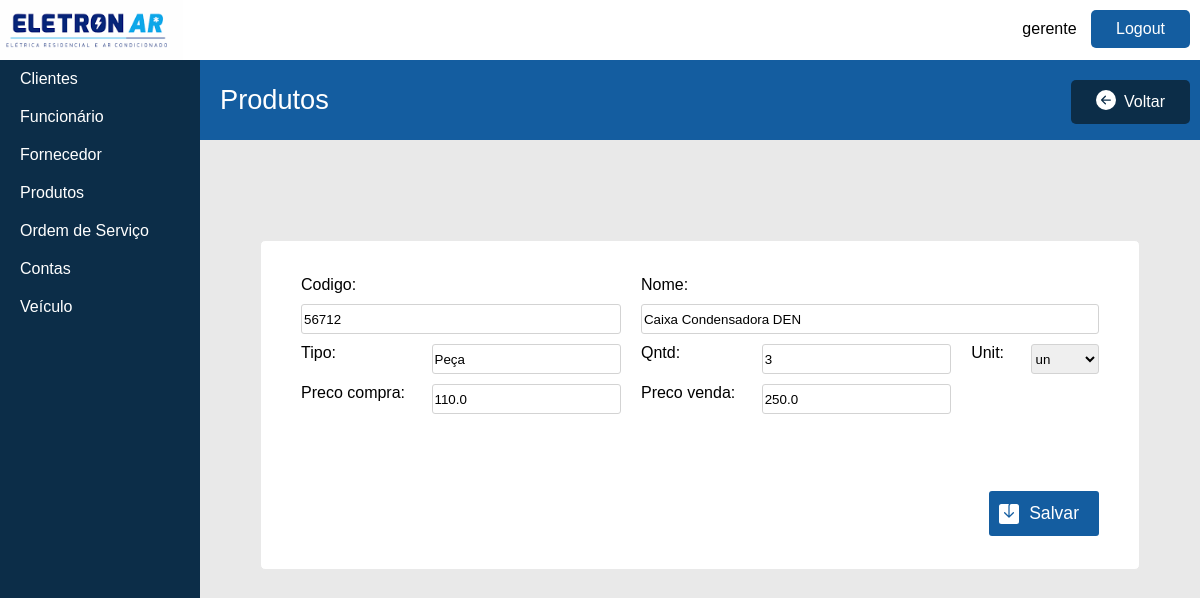
The app's page /produtos/edit/56712/ (signed in) with its own data.
### produtos/models.py (models this page shows, shortened)
class Produto(models.Model):
    UNIT = (
        ('m', 'm'),
        ('mm', 'mm'),
        ('L', 'L'),
        ('un', 'un')
    )
    codigo=models.CharField(max_length=8,primary_key=True)
    nome=models.CharField(max_length=30)
    tipo=models.CharField(max_length=10)
    qntd=models.IntegerField(default=0)
    unit=models.CharField(max_length=3, choices=UNIT)
    preco_compra=models.FloatField(default=0)
    preco_venda=models.FloatField(default=0)
    nome_fornecedor=models.ForeignKey('fornecedor.Fornecedor', blank=True, null=True,on_delete=models.CASCADE)

### produtos/views.py (the view)
# urls.py: url(r'^edit/(?P<pk>[\d]+)/$', views.edit_produto, name="edit"),
@login_required(login_url='login')
def edit_produto(request, pk):
    data = {}
    data['produto'] = Produto.objects.get(pk=pk)
    data['form'] = forms.AdicionarProduto(instance=data['produto'])
    return render(request, 'produtos/produto_adicionar.html', data)

### produtos/forms.py
class AdicionarProduto(forms.ModelForm):
    class Meta:
        model = models.Produto
        fields = ['codigo', 'nome', 'tipo', 'qntd', 'unit','preco_compra', 'preco_venda']

### produtos/templates/produtos/produto_adicionar.html (shortened to what this page needs)
{% extends 'produtos/produtos_list.html' %}
{% load static %}
{% block adicionar %}
<div class="adicionar-produto" sytle="background-color: white">
    <form id="adicionar-produto-form" class="adicionar-produto-form"
        action="{% if produto %} {% url 'produtos:update' pk=produto.codigo %} {% else %} {% url 'produtos:adicionar' %} {% endif %}"
        method="POST" enctype="multipart/form-data">
        {{ form }}
        <span class="salvar">
            <input type="submit" value="Salvar" sytle="width: 70px">
        </span>
    </form>
</div>
{%endblock%}

### templates/base_layout.html (shortened to what this page needs)
{% load static%}
<!DOCTYPE html>
<html>
    <head>
        <link rel="stylesheet" href="{% static 'style6.css' %}">
    </head>
    <body>
<header class="header">
    <div class="logo">
        <a href="#">
            <img src="{% static 'logo-eletro-ar.png' %}" alt="Logo" />
        </a>
    </div>
    <aside class="logout">
        <span>{{ request.user }}</span>
        <span class="button-logout"><a href="{% url 'logout' %}">Logout</a></span>
    </aside>
</header>
<div class="container">
    <div class="menu-lateral">
        <ul>
            <li><a href= "{% url 'cliente:listarClientes' %}">Clientes</a></li>
        </ul>
        <ul>
            <li><a href= "#">Funcionário</a></li>
        </ul>
        <ul>
            <li><a href="{% url 'fornecedor:list' %}">Fornecedor</a></li>
        </ul>
        <ul>
            <li><a href="{% url 'produtos:list' %}">Produtos</a></li>
        </ul>
        <ul>
            <li><a href="{% url 'ordemServico:listarOrdemServico' %}">Ordem de Serviço</a></li>
        </ul>
        <ul>
            <li><a href="{% url 'conta:listarContas' %}">Contas </a></li>
        </ul>
        <ul>
            <li><a href="{% url 'veiculos:listarVeiculos' %}">Veículo </a></li>
        </ul>
    </div>
{% block content%}
{% endblock %}
</div>

### assets/style6.css (style rules this page uses)
* { box-sizing: border-box; }
body { font-family: sans-serif; margin: 0; padding: 0; --cor-azul-escuro: rgb(48, 70, 81); --cor-azul-claro: rgb(84, 130, 150); --cor-verde-claro: rgb(0, 204, 107); --cor-azul-bem-escuro: rgb(34, 49, 57); --azul-nivel-5: rgb(215, 227, 239); --cinza-principal: rgb(234, 233, 232); --cinza-claro: #e9e9e9; --cinza-escuro-3: #2c2c2c; --azul-nivel-1: #0C2D48; --azul-nivel-2: #145DA0; --azul-nivel-3: #2E8BC0; --azul-nivel-4: #B1D4E0; height: 100%; }
.header { background-color: white; height: 60px; width: 100%; }
.logo { display: inline-block; height: 60px; }
.logo img { max-height: 60x; height: 60px; }
.logout { float: right; height: 60px; }
.logout span { display: inline-block; }
.logout .button-logout { background-color: var(--azul-nivel-2); list-style-type: none; padding: 10px 25px; border-radius: 5px; margin: 10px; }
.logout a { text-decoration: none; color: white; }
.container { display: grid; grid-template-columns: 200px auto; height:calc(100vh - 60px); }
.menu-lateral { background-color: var(--azul-nivel-1); }
.menu-lateral ul { margin: 0; padding: 0; list-style-type: none; }
.menu-lateral li { padding: 10px 20px; }
.menu-lateral a { font-size: 1em; color: white; text-decoration: none; }
a { text-decoration: none; }
.adicionar-produto { position: relative; top: 40px; height: 330px; background-color: white; padding: 30px; margin: 60px; border: 1px solid #e9e9e9; border-radius: 5px; }
.adicionar-produto-form { display: grid; align-items: space-around; grid-template-columns: auto auto auto auto auto auto; }
.adicionar-produto-form input[type="text"], .adicionar-produto-form select[name="unit"], .adicionar-produto-form input[type="number"] { margin: 5px 10px; height: 30px; border: 1px solid #d3d3d3; border-radius: 3px; }
.adicionar-produto-form label { margin: 5px 10px; }
[name=codigo] { grid-column-start: 1; grid-column-end: 3; }
[for=id_nome] { grid-row-start: 1; grid-row-end: 1; grid-column-start: 3; grid-column-end: 6; }
[name=nome] { grid-column-start: 3; grid-column-end: 7; }
.adicionar-produto .salvar { display: flex; align-items: center; justify-content: center; cursor: pointer; position: absolute; border-style: none; right: 30px; top: 240px; color: white; padding: 0 10px; background-color: var(--azul-nivel-2); border-radius: 3px; font-size: 1em; margin: 10px; }
.adicionar-produto [value="Salvar"] { padding: 12px 10px; cursor: pointer; background-color: var(--azul-nivel-2); color: white; border: 0 none; font-size: 1.1em; }

### records on screen
Produto: codigo "56712", nome "Caixa Condensadora DEN", tipo "Peça", qntd "3", unit "un", preco_compra "110.0", preco_venda "250.0"

### other values on screen
{{ request.user }} "gerente"
